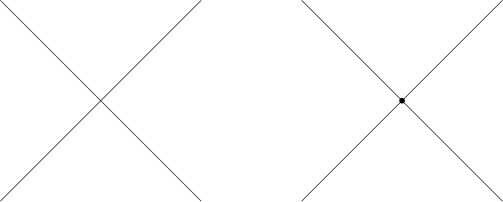
#> input picture Images/image3.png, 503 x 202 px, given in place of image5.png, which was not available
$ python learner.py   (Python 2 division)
#> lines starting #> are read from the running program, lines starting #| are printed output that depends on the picture; pictures that were not available may be replaced by others from this repository, and a replacement may not be noted
#> further down, image is the input picture: PIL image 503x202 RGB; min 0, max 255, mean 253.2

from PIL import Image, ImageFilter
from skimage.transform import (hough_line, hough_line_peaks, probabilistic_hough_line, resize, hough_circle)
from skimage.feature import peak_local_max, canny
from skimage import data
import numpy as np
import matplotlib.pyplot as plt
import math
import networkx as nx


class Node:
    # [9 lines left out: functions __init__, __init__, not called in this run]

    def __repr__(self):
        return repr((self.x, self.y, self.intensity))


#We assume that out image has a margin of this many pixels
def getMargin():
    return 5

def getMinNodeDist():
    return 30

def getCurvatureCheckDist():
    return 4

#Returns a list of coordinates of potential nodes, ordered from highest to
#lowest intensity.
# [119 lines left out: functions findNodesIntensity, isLocalMax, getCurvatureRange, getCurvature, getPointCurvature, findNodesHoughCircles, not called in this run]


def findEdgePoints(imageData):
    edgePoints = np.zeros(imageData.shape)
    minGradientNeeded = -0.5
    margin = getMargin()
    for y in xrange(margin, len(imageData) - margin):
        for x in xrange(margin, len(imageData[0]) - margin):
            minGradient = minGradientRange(imageData, x, y, margin)
            if(isLocalMax(imageData, x, y, margin, 2) and minGradient < minGradientNeeded):
                edgePoints[y][x] = 255
            else:
                edgePoints[y][x] = 0

    #print "Edge points: ", edgePoints
    return edgePoints


def minGradientRange(imageData, x, y, distCheck):
    #Look in every direction, and compute the minimum gradient
    minGradient = 0 #Since we're at a local maximum, this is a safe assumption
    for angle in [angleDiff*math.pi/180.0 for angleDiff in xrange(0, 360, 10)]:
        xDiff = math.cos(angle)
        yDiff = math.sin(angle)
        currHeight = imageData[y][x]
        otherHeight = imageData[y + distCheck*yDiff][x + distCheck*xDiff]
        newGradient = (otherHeight - currHeight)/distCheck
        if(newGradient < minGradient):
            minGradient = newGradient

    return minGradient

#For real-valued x and y, we interpolate the value of imageData[x][y]
#We average the four surrounding values to get the point in the middle
#of them, and then use the middle vertex to divide our square into four
#triangles. Then we draw a plane through the three points in each triangle.
# [27 lines left out: functions interpolateVal, interpolateValLazy, not called in this run]


#Return squared distance between two points
def invDistanceSq(x1, y1, x2, y2):
    return 1/((x1 - x2)*(x1 - x2) + (y1 - y2)*(y1 - y2))


#Takes the line from (0, y0) to (width, y1), and scales it to fit
#inside our range
# [28 lines left out: function scaleLines, not called in this run]


def readImage(image):
    blurredImage = image.filter(ImageFilter.GaussianBlur(radius = 2))
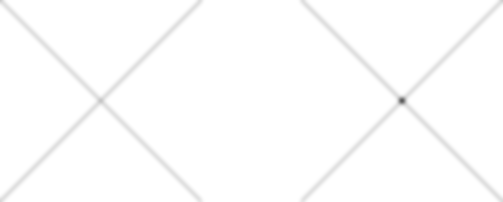
#> blurredImage: PIL image 503x202 RGB; min 92, max 255, mean 253.2
    imageData = toMatrix(blurredImage, blurredImage.size[0], blurredImage.size[1])
    cannyEdges = canny(imageData, sigma=3)
    #print "Canny edges: ", cannyEdges

    #Look for the most likely edges in our diagram
    gradientEdges = findEdgePoints(imageData)
    edges = probabilistic_hough_line(gradientEdges)

    #Look for local maxima in intensity
    nodes1 = findNodesIntensity(imageData)
    print nodes1
    #Look for circles on the boundary of each node
    hough_radii = np.arange(3, 15, 2)
    weights, centers, radii = findNodesHoughCircles(cannyEdges, hough_radii)

    #Choose the closest point in nodes1 for each circle in nodes2
    finalNodes = []
    for center in centers:
        minDistSq = 1000000
        minNode = nodes1[0]
        for node in nodes1:
            newDistSq = findDistSqPoints(center[0], center[1], node.x, node.y)
            #print "Next distance: ", node, newDistSq
            if(newDistSq < minDistSq):
                minDistSq = newDistSq
                minNode = node
        #print center, minNode, minDistSq
        finalNodes.append(minNode)

    printTest(imageData, finalNodes, cannyEdges, gradientEdges, edges)

    #Find all of the nodes within maxDist of each edge
    print "Finding nodes for each edge"
    graph = nx.Graph()
    maxDist = 20
    for edge in edges:
        #print "Edge: ", edge
        edgeNodes = []
        for node in finalNodes:
            dist = findDistPointToLine(node, edge)
            #print "Node: ", node
            #print "Distance: ", dist
            if(findDistPointToLine(node, edge) < maxDist):
                edgeNodes.append(node)

        if(len(edgeNodes) == 2):
            if(edgeNodes[0] not in graph.nodes()):
                graph.add_node(edgeNodes[0])
            if(edgeNodes[1] not in graph.nodes()):
                graph.add_node(edgeNodes[1])
            if((edgeNodes[0], edgeNodes[1]) not in graph.edges()):
                graph.add_edge(edgeNodes[0], edgeNodes[1])
        elif(len(edgeNodes) > 2):
            #Sort the nodes by the coordinate that varies the most
            slopeComp = abs(edgeNodes[0].x - edgeNodes[1].x) - abs(edgeNodes[0].y - edgeNodes[1].y)
            if(slopeComp > 0):
                edgeNodes.sort(key = lambda node: (node.x, node.y))
            else:
                edgeNodes.sort(key = lambda node: (node.y, node.x))

            #for i in xrange(len(edgeNodes) - 1):
                #Check the pair of adjacent nodes along this edge


    return graph

def findDistSqPoints(x0, y0, x1, y1):
    return (x1 - x0)*(x1 - x0) + (y1 - y0)*(y1 - y0)


#Finds the distance from a node to an edge
#The edge is given as a pair of points, and each point as a pair of coordinates
# [71 lines left out: functions findDistPointToLine, findLineIntersect, printTest, not called in this run]


#Converts image to a grayscale numpy array, where 0 = white and 255 = black
#Also pads the sides with black
def toMatrix(image, width, height):
#> called with width = 503, height = 202
    print "Width, height: ", width, height
    image = image.convert("L")
#> image: PIL image 503x202 L
    imageData = list(image.getdata())
#> imageData = 101606 items
    for i in xrange(len(imageData)):
        imageData[i] = float(255 - imageData[i]) #Flip scale to 0 = white

    minData = min(imageData)
#> minData = 0
    for i in xrange(len(imageData)):
        imageData[i] -= minData

    margin = getMargin()
    dataMatrix = np.zeros((height + 2*margin, width + 2*margin))
    for y in xrange(height + 2*margin):
        for x in xrange(width + 2*margin):
            if(x < margin or x >= width + margin or y < margin or y >= height + margin):
                dataMatrix[y][x] = 0
            else:
                dataMatrix[y][x] = imageData[(y - margin)*width + (x - margin)]
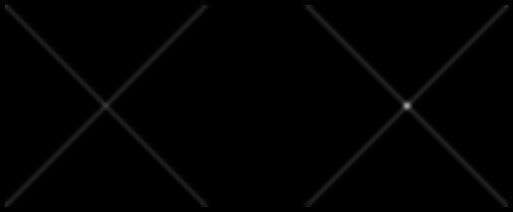
#> dataMatrix: shape (212, 513) float64; min 0, max 163, mean 1.7

    return dataMatrix


# [30 lines left out: functions runTests, testInterpolateVal, compareImages, not called in this run]

if __name__ == '__main__':
    #testInterpolateVal()
    #runTests()
    image = Image.open("../Images/image5.png")
    graph = readImage(image)
#> in readImage, `cannyEdges = canny(imageData, sigma=3)`:
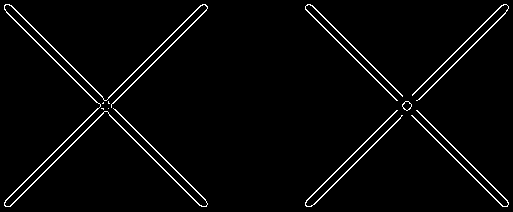
#> cannyEdges: shape (212, 513) bool; 2.8% white in thin lines or dots
#> the loop in findEdgePoints, `for y in xrange(margin, len(imageData) - margin):` made 1 pass
#> y on pass 1: 5
#> after the loop in findEdgePoints, `for y in xrange(margin, len(imageData) - margin):`: edgePoints: shape (212, 513) float64; every value is 0
#> (the run stopped early here; a loop or call above may not have finished)
